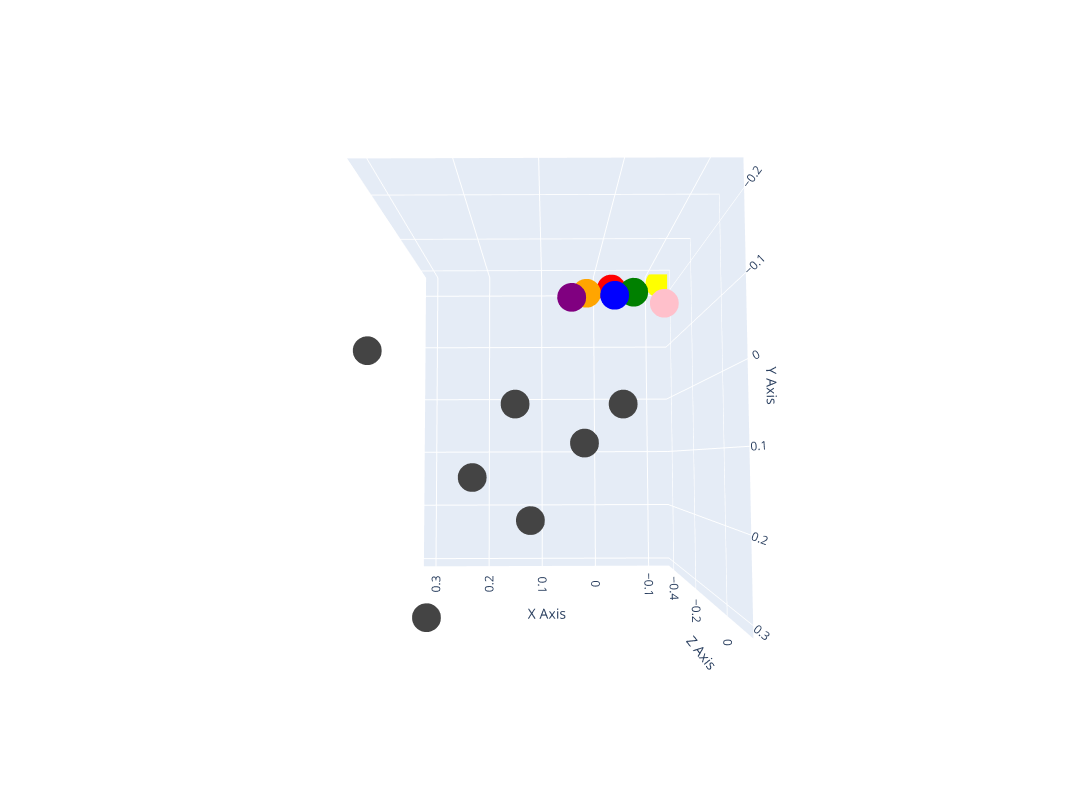

The notebook cell this image was saved under:
### Code cell
xs = [p for p in xyz_df[0]]
ys = [p for p in xyz_df[1]]
zs = [p for p in xyz_df[2]]

# Assign a unique color for each point
colors = ['red', 'green', 'blue', 'purple', 'orange', 'yellow', 'pink']

# Create hover labels for each point


# Create a 3D scatter plot
fig = go.Figure(data=[go.Scatter3d(
    x=xs,
    y=ys,
    z=zs,
    mode='markers+text',  # 'markers+text' to display text
    marker=dict(
        size=10,
        color=colors,  # Color each point differently
    ),
    # text=labels,  # Label each point
    hoverinfo='text',  # Display only the label on hover
)])

# Customize the layout
fig.update_layout(
                  scene=dict(
                      xaxis_title='X Axis',
                      yaxis_title='Y Axis',
                      zaxis_title='Z Axis'),
    width=1200,
    height=800,
                  showlegend=False)  # Disabling legend as Scatter3d doesn't support categorical legends well

# Show the figure
fig.show()

### Figure 1 — Plotly figure (JSON) as saved in the notebook; plotly's stock layout.template omitted (floating-point values rounded to 4 significant figures)
{"data": [{"hoverinfo": "text", "marker": {"color": ["red", "green", "blue", "purple", "orange", "yellow", "pink"], "size": 10}, "mode": "markers+text", "type": "scatter3d", "x": [-0.0247, -0.0574, -0.0189, 0.0496, 0.0234, -0.1248, -0.0823, 0.1113, 0.18, 0.1292, 0.003235, 0.04835, 0.2334, 0.3092], "y": [-0.191, -0.171, -0.1516, -0.1562, -0.1693, -0.2198, -0.1159, 0.1846, 0.1348, 0.04877, 0.04994, 0.09505, 0.2981, -0.01828], "z": [-0.3544, -0.2922, -0.2282, -0.2636, -0.2916, -0.4365, -0.122, 0.09615, 0.08667, 0.09333, 0.1042, 0.1029, 0.08163, 0.07076]}], "layout": {"height": 800, "scene": {"aspectmode": "auto", "aspectratio": {"x": 0.8762, "y": 1.045, "z": 1.092}, "camera": {"center": {"x": 0, "y": 0, "z": 0}, "eye": {"x": 0.0004199, "y": 0.1424, "z": 2.16}, "projection": {"type": "perspective"}, "up": {"x": 0, "y": 0, "z": 1}}, "xaxis": {"title": {"text": "X Axis"}, "type": "linear"}, "yaxis": {"title": {"text": "Y Axis"}, "type": "linear"}, "zaxis": {"title": {"text": "Z Axis"}, "type": "linear"}}, "showlegend": false, "width": 1200}}
